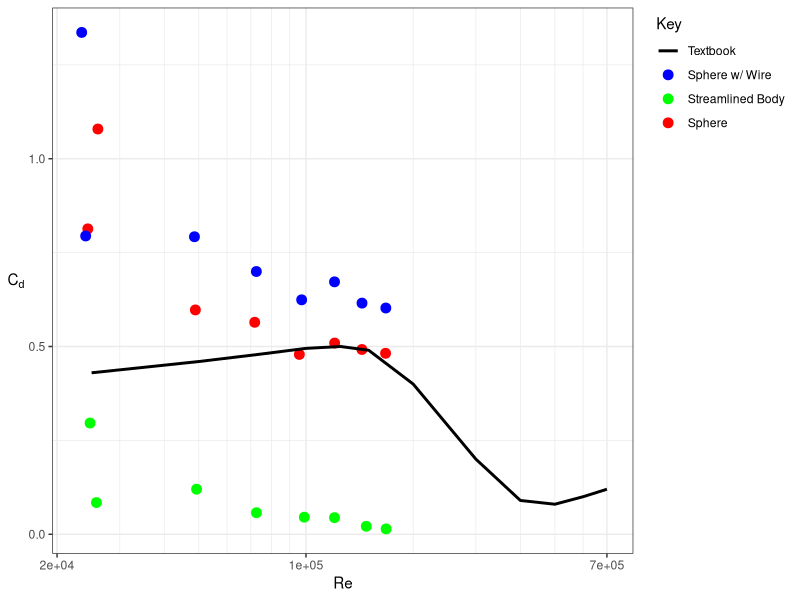

Write the R code that produced this figure.
# Script created by Sam Hince
# 10/28/2020

library(dplyr)
library(ggplot2)
library(MASS) # to access Animals data sets
library(scales) # to access break formatting functions

###########################################################################################

# online desnsity calculator: https://www.omnicalculator.com/physics/air-density
rho = 1.17279 # kg / m^3
viscosity = 18.45*(10^-6)

###########################################################################################
### calculations for Sphere
velocity <- c(5.088,14.97,25.1,34.89,29.94,19.98,10.2,5.431) # m/s
Fz <- c(-0.073302,-0.349666,-0.8588,-1.55559,-1.17407,-0.519126,-0.181021,-0.101544) # N
Drag0 <- -0.0181225 # N
L <- 0.075438 # m
# in this experiment angle of attack is 0, therefore D = Fz
A <- pi * (L^2)/4
dfSphere <- data.frame(velocity, Drag = Fz)
dfSphere$dynamicPressure <- ((dfSphere$velocity^2) * 0.5 * rho)
dfSphere$Cd <- -(dfSphere$Drag - Drag0)/(dfSphere$dynamicPressure * A)
dfSphere$Re <- (rho * dfSphere$velocity * L)/viscosity

###########################################################################################
### calculations for Sphere w/ trip wire
velocity <- c(5.018,15.13,25.08,34.95,29.96,20.28,10.14,4.891)
Fz <- c(-0.0529511,-0.420312,-1.10865,-1.92936,-1.44859,-0.673448,-0.21403,-0.084314)
Drag0 <- -0.000530927
L <- 0.075438 # m

A <- pi * (L^2)/4
dfSphereWire <- data.frame(velocity, Drag = Fz)
dfSphereWire$dynamicPressure <- ((dfSphereWire$velocity^2) * 0.5 * rho)
dfSphereWire$Cd <- -(dfSphereWire$Drag - Drag0)/(dfSphereWire$dynamicPressure * A)
dfSphereWire$Re <- (rho * dfSphereWire$velocity * L)/viscosity

###########################################################################################
### calculations for streamlined object
velocity <- c(5.38,15.14,25.08,35.02,30.8,20.63,10.28,5.163)
Fz <- c(-0.00531983,-0.0334037,-0.0718699,-0.0447612,-0.0516459,-0.0496018,-0.0321639,-0.0196048)
Drag0 <- 0.0010863
L <- 0.075438 # m

A <- pi * (L^2)/4
dfStreamlined <- data.frame(velocity, Drag = Fz)
dfStreamlined$dynamicPressure <- ((dfStreamlined$velocity^2) * 0.5 * rho)
dfStreamlined$Cd <- -(dfStreamlined$Drag - Drag0)/(dfStreamlined$dynamicPressure * A)
dfStreamlined$Re <- (rho * dfStreamlined$velocity * L)/viscosity

###########################################################################################
### textbook data
#Re <- c(0.25E5, 0.5E5, 0.75E5, 1E5, 1.05E5, 1.1E5, 1.18E5, 1.2E5)
#Cd <- c(0.45, 0.46, 0.48, 0.49, 0.5, 0.5, 0.49, 0.4)
#Re <- c(0.25E5, 0.5E5, 0.75E5, 1E5,  1.05E5, 1.1E5, 1.2E5, 1.3E5, 1.4E5, 1.5E5, 1.6E5, 1.7E5)
Re <- c(0.25E5, 0.5E5, 0.75E5, 1E5,  1.25E5,  1.5E5,   2E5,   3E5,   4E5,   5E5,   6E5,    7E5)
Cd <- c(0.43,   0.46,  0.48,   0.495,0.5,     0.49,     0.4,   0.2,   0.09,  0.08,  0.1,    0.12)
dfTextbook <- data.frame(Re, Cd)

###########################################################################################
### generate plot
# combine data
df <- data.frame(dfSphere,dfSphereWire,dfStreamlined)

breaks <- c(2E4,1E5,7E5) #10^(-10:10)
minor_breaks <- c(2E4,3E4,4E4,5E4,6E4,7E4,8E4,9E4,1E5,2E5,3E5,4E5,5E5,6E5,7E5)

### create plot to viualize data ###
pl <- ggplot(df) + 
	geom_point(aes(Re, Cd, colour="red"), size=3) +	
	geom_point(aes(Re.1, Cd.1, colour="blue"), size=3) +	
	geom_point(aes(Re.2, Cd.2, colour="green"), size=3) +	
	geom_line(data = dfTextbook, aes(Re, Cd, colour="black"), size=1) +	
	scale_x_log10(limits = c(23000, 7E5), breaks = breaks, minor_breaks = minor_breaks) +
	xlab("Re") +
	ylab(expression(C[d])) +
	labs(colour = "name1",
		shape = "name2") +
	scale_colour_manual(name = 'Key', guide = 'legend',
						values =c('blue'='blue','green'='green','black'='black','red'='red'), labels = c('Textbook','Sphere w/ Wire','Streamlined Body','Sphere')) + 
	theme_bw() +
	theme(axis.title.y = element_text(angle = 0, vjust = 0.5, size = 11),
		legend.position = "right",legend.justification = c(0, 1))
print(pl)

